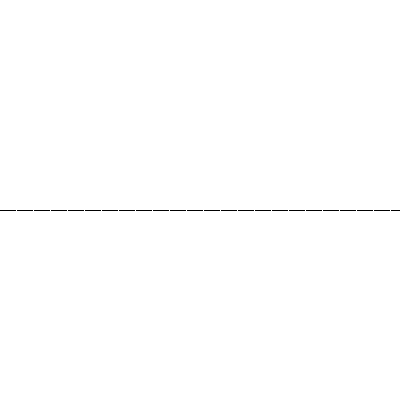
Frame 1 (no input)
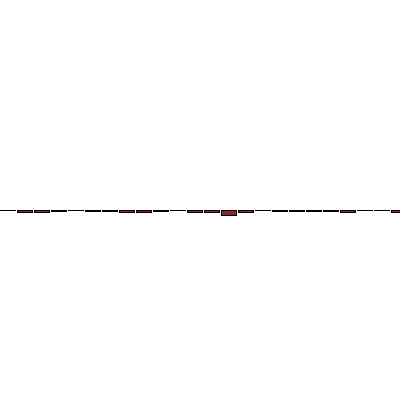
Frame 60 (the mouse pressed at the canvas centre just before this capture)
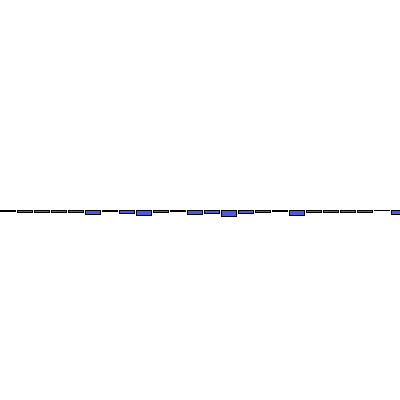
Frame 120 (the mouse held since frame 60 and released just before this capture)

The Processing sketch that drew these frames (run headless with seeded random() and noise(); from frame 60 on, the mouse is pressed at the canvas centre):

// Processing sketch: processing_2422
// ── processing_2422.pde

/*Crawlers
ak@angelakwong.com
June 09
code from
// Learning Processing
// Daniel Shiffman
// http://www.learningprocessing.com

*/


// An array to keep track of how often random numbers are picked.
float[] randomCounts;

void setup() {
  size(400,400);
  randomCounts = new float[40];
}

void draw() {
  background(255);
  
  // Pick a random number and increase the count
  int index = int(random(randomCounts.length));
  randomCounts[index] ++ ;
  
  // Draw a rectangle to graph results
  stroke(0);
  fill(random(175),random(110),random(0,244));
  for (int x = 0; x < randomCounts.length; x ++ ) {
    rect(x*17,210,15,randomCounts[x]);
  }
}
